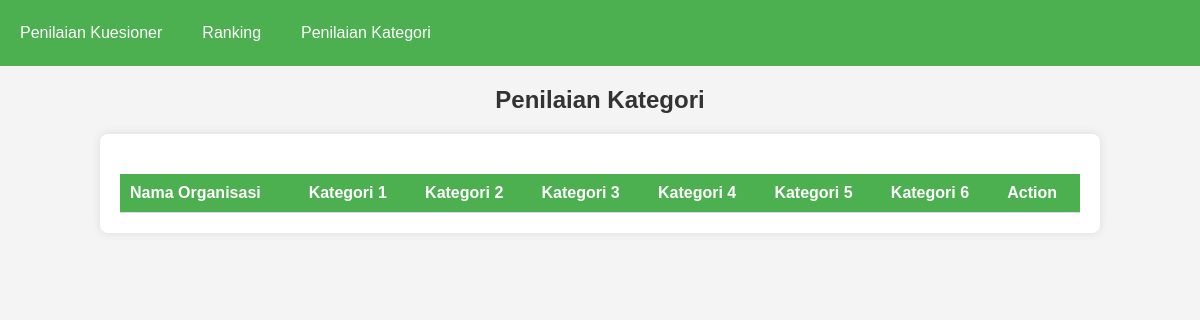
The app's page /penilai/penilaian_kategori.php (signed in), older data.
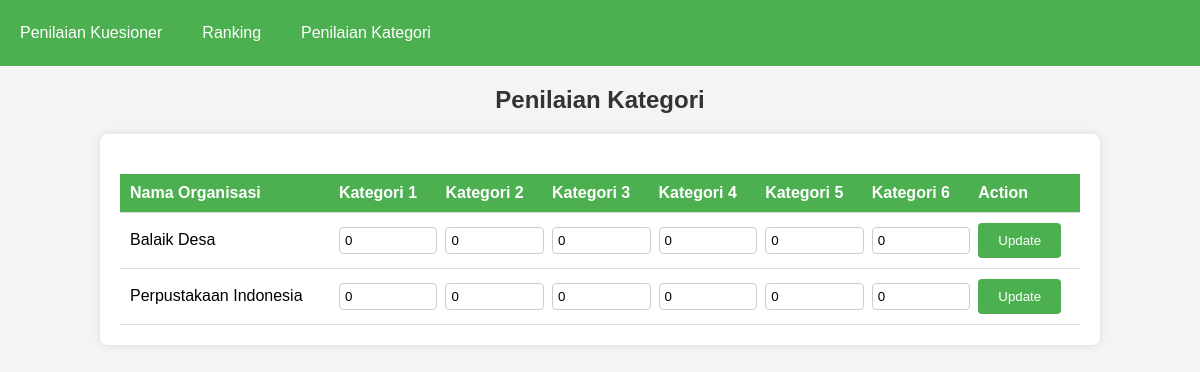
The same page, newer data.
### tables this page shows
CREATE TABLE `organisasi` (
  `id_organisasi` int NOT NULL,
  `id_akun` int NOT NULL,
  `unit_eselon1` varchar(255) NOT NULL,
  `nama_organisasi` varchar(255) NOT NULL,
  `alamat` varchar(255) DEFAULT NULL,
  `email_badan` varchar(255) DEFAULT NULL,
  `no_telp_fax` varchar(255) DEFAULT NULL,
  `nip_responden` char(10) NOT NULL,
  `nama_responden` varchar(255) NOT NULL,
  `nilai_kategori1` int NOT NULL,
  `nilai_kategori2` int NOT NULL,
  `nilai_kategori3` int NOT NULL,
  `nilai_kategori4` int NOT NULL,
  `nilai_kategori5` int NOT NULL,
  `nilai_kategori6` int NOT NULL,
  `id_penilai` int DEFAULT NULL,
  `status_kuesioner` tinyint(1) DEFAULT '1',
  `can_fill_out` tinyint(1) DEFAULT '1'
);

### penilai/penilaian_kategori.php (the view, shortened to what this page needs)
<?php
$conn = new mysqli('localhost', 'root', '', 'emone');
$id_akun = $_SESSION['id_akun'];
$sql = "SELECT id_penilai FROM Profile_Penilai WHERE id_akun='$id_akun'";
$result = $conn->query($sql);
$row = $result->fetch_assoc();
$id_penilai = $row['id_penilai'];
$sql = "SELECT o.id_organisasi, o.nama_organisasi, o.nilai_kategori1, o.nilai_kategori2, o.nilai_kategori3,
        o.nilai_kategori4, o.nilai_kategori5, o.nilai_kategori6
        FROM Organisasi o
        JOIN Penilai_User_Access pua ON o.id_organisasi = pua.id_organisasi
        WHERE pua.id_penilai = '$id_penilai'";
$result = $conn->query($sql);
$organisasiList = [];
while ($row = $result->fetch_assoc()) {
    $organisasiList[] = $row;
}
?>
<!DOCTYPE html>
<html lang="id">
<head>
</head>
<body>
    <div class="navbar">
        <a href="penilaian_kuesioner.php">Penilaian Kuesioner</a>
        <a href="ranking.php">Ranking</a>
        <a href="penilaian_kategori.php">Penilaian Kategori</a>
    </div>
    <h2>Penilaian Kategori</h2>
    <div class="container">
        <form method="post" action="penilaian_kategori.php">
            <table>
                <tr>
                    <th>Nama Organisasi</th>
                    <th>Kategori 1</th>
                    <th>Kategori 2</th>
                    <th>Kategori 3</th>
                    <th>Kategori 4</th>
                    <th>Kategori 5</th>
                    <th>Kategori 6</th>
                    <th>Action</th>
                </tr>
                <?php foreach ($organisasiList as $row): ?>
                <tr>
                    <td><?php echo htmlspecialchars($row['nama_organisasi']); ?></td>
                    <td><input type="number" name="nilai_kategori1[<?php echo $row['id_organisasi']; ?>]" value="<?php echo $row['nilai_kategori1']; ?>" min="0" max="100"></td>
                    <td><input type="number" name="nilai_kategori2[<?php echo $row['id_organisasi']; ?>]" value="<?php echo $row['nilai_kategori2']; ?>" min="0" max="100"></td>
                    <td><input type="number" name="nilai_kategori3[<?php echo $row['id_organisasi']; ?>]" value="<?php echo $row['nilai_kategori3']; ?>" min="0" max="100"></td>
                    <td><input type="number" name="nilai_kategori4[<?php echo $row['id_organisasi']; ?>]" value="<?php echo $row['nilai_kategori4']; ?>" min="0" max="100"></td>
                    <td><input type="number" name="nilai_kategori5[<?php echo $row['id_organisasi']; ?>]" value="<?php echo $row['nilai_kategori5']; ?>" min="0" max="100"></td>
                    <td><input type="number" name="nilai_kategori6[<?php echo $row['id_organisasi']; ?>]" value="<?php echo $row['nilai_kategori6']; ?>" min="0" max="100"></td>
                    <td><input type="submit" name="update[<?php echo $row['id_organisasi']; ?>]" value="Update"></td>
                </tr>
                <?php endforeach; ?>
            </table>
        </form>
    </div>
</body>
</html>

### penilai/penilaian_kategori.php (style rules this page uses)
body { font-family: Arial, sans-serif; background-color: #f4f4f4; margin: 0; padding: 0; box-sizing: border-box; }
.navbar { background-color: #4CAF50; overflow: hidden; padding: 10px 0; }
.navbar a { float: left; display: block; color: white; text-align: center; padding: 14px 20px; text-decoration: none; }
h2 { text-align: center; color: #333; margin-top: 20px; }
.container { width: 80%; margin: 0 auto; background-color: #fff; padding: 20px; box-shadow: 0px 0px 10px rgba(0, 0, 0, 0.1); border-radius: 8px; }
table { width: 100%; border-collapse: collapse; margin-top: 20px; }
th, td { padding: 10px; text-align: left; border-bottom: 1px solid #ddd; }
th { background-color: #4CAF50; color: white; }
input[type="number"] { width: 100%; padding: 5px; border: 1px solid #ccc; border-radius: 4px; }
input[type="submit"] { background-color: #4CAF50; color: white; border: none; padding: 10px 20px; cursor: pointer; border-radius: 4px; transition: background-color 0.3s ease; }

Row changes from the older to the newer data that the page shows:
now on this page (row edited): organisasi: nama_organisasi "Balaik Desa", nilai_kategori1 "0", nilai_kategori2 "0", nilai_kategori3 "0", nilai_kategori4 "0", nilai_kategori5 "0", nilai_kategori6 "0"
now on this page (row edited): organisasi: nama_organisasi "Perpustakaan Indonesia", nilai_kategori1 "0", nilai_kategori2 "0", nilai_kategori3 "0", nilai_kategori4 "0", nilai_kategori5 "0", nilai_kategori6 "0"
